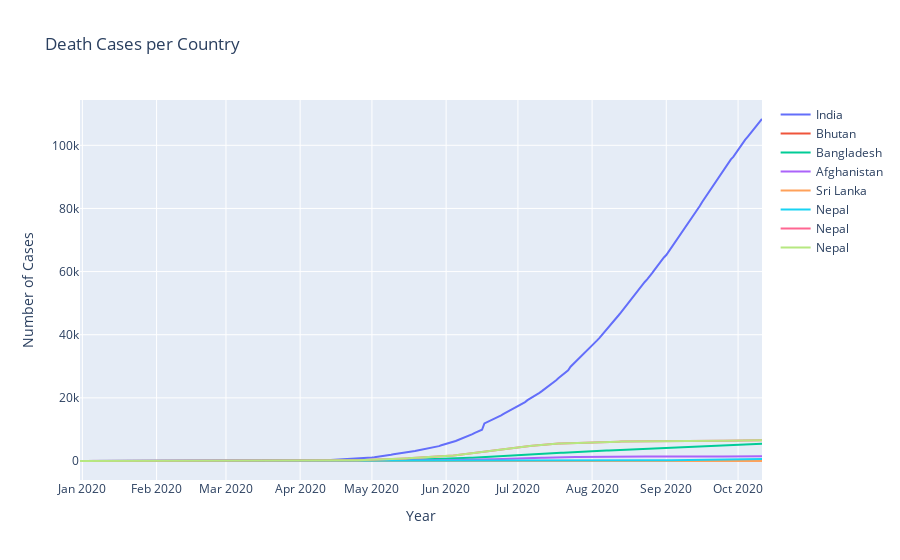

Here is the notebook cell this chart was saved with:
### Code cell
# Visualizing the time Series data 
fig = go.Figure()
fig.add_trace(go.Scatter(x=full_data_india['date'], y=full_data_india['total_deaths'],name='India'))
fig.add_trace(go.Scatter(x=full_data_Bhutan['date'], y=full_data_Bhutan['total_deaths'],name='Bhutan'))
fig.add_trace(go.Scatter(x=full_data_Bangladesh['date'], y=full_data_Bangladesh['total_deaths'],name='Bangladesh'))
fig.add_trace(go.Scatter(x=full_data_Afghanistan['date'], y=full_data_Afghanistan['total_deaths'],name='Afghanistan'))
fig.add_trace(go.Scatter(x=full_data_SriLanka['date'], y=full_data_SriLanka['total_deaths'],name='Sri Lanka'))
fig.add_trace(go.Scatter(x=full_data_Nepal['date'], y=full_data_Nepal['total_deaths'],name='Nepal'))
fig.add_trace(go.Scatter(x=full_data_Pakistan['date'], y=full_data_Pakistan['total_deaths'],name='Nepal'))
fig.add_trace(go.Scatter(x=full_data_Pakistan['date'], y=full_data_Pakistan['total_deaths'],name='Nepal'))


# Set x-axis title
fig.update_xaxes(title_text="Year")
fig.update_yaxes(title_text="Number of Cases")
fig.update_layout(title_text='Death Cases per Country')
fig.show()

### Figure 1 — Plotly figure (JSON) as saved in the notebook; plotly's stock layout.template omitted (floating-point values rounded to 4 significant figures; data arrays with more than 128 entries replaced by an {"elided": "..."} marker saying what was removed)
{"data": [{"name": "India", "type": "scatter", "x": {"elided": "286 str values"}, "y": {"elided": "286 int values"}}, {"name": "Bhutan", "type": "scatter", "x": {"elided": "215 str values"}, "y": {"elided": "215 int values"}}, {"name": "Bangladesh", "type": "scatter", "x": {"elided": "212 str values"}, "y": {"elided": "212 int values"}}, {"name": "Afghanistan", "type": "scatter", "x": {"elided": "286 str values"}, "y": {"elided": "286 int values"}}, {"name": "Sri Lanka", "type": "scatter", "x": {"elided": "286 str values"}, "y": {"elided": "286 int values"}}, {"name": "Nepal", "type": "scatter", "x": {"elided": "286 str values"}, "y": {"elided": "286 int values"}}, {"name": "Nepal", "type": "scatter", "x": {"elided": "286 str values"}, "y": {"elided": "286 int values"}}, {"name": "Nepal", "type": "scatter", "x": {"elided": "286 str values"}, "y": {"elided": "286 int values"}}], "layout": {"title": {"text": "Death Cases per Country"}, "xaxis": {"title": {"text": "Year"}}, "yaxis": {"title": {"text": "Number of Cases"}}}}
